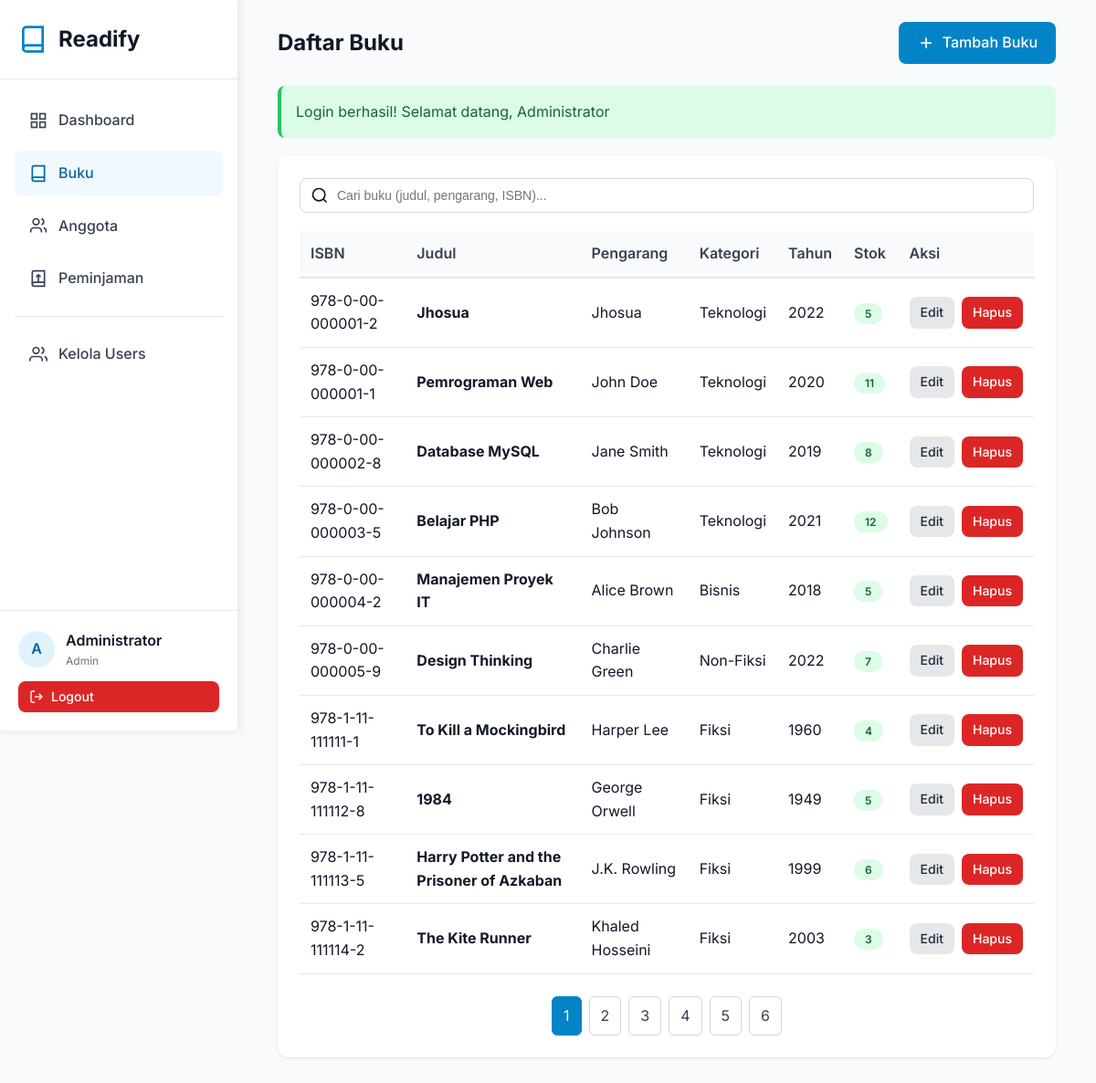
The app's page /pages/books/index.php (signed in) with its own data.
### tables this page shows
CREATE TABLE `users` (
  `id` int NOT NULL AUTO_INCREMENT,
  `name` varchar(100) NOT NULL,
  `email` varchar(100) NOT NULL,
  `phone` varchar(20) DEFAULT NULL,
  `password` varchar(255) NOT NULL,
  `role` enum('admin','staff','member') DEFAULT 'member',
  `created_at` timestamp NULL DEFAULT CURRENT_TIMESTAMP,
  `updated_at` timestamp NULL DEFAULT CURRENT_TIMESTAMP ON UPDATE CURRENT_TIMESTAMP,
  PRIMARY KEY (`id`),
  UNIQUE KEY `email` (`email`)
);

CREATE TABLE `books` (
  `id` int NOT NULL AUTO_INCREMENT,
  `isbn` varchar(20) NOT NULL,
  `title` varchar(255) NOT NULL,
  `author` varchar(100) NOT NULL,
  `publisher` varchar(100) DEFAULT NULL,
  `year` year DEFAULT NULL,
  `category_id` int DEFAULT NULL,
  `stock` int DEFAULT '0',
  `pages` int DEFAULT NULL,
  `description` text,
  `cover_image` varchar(255) DEFAULT NULL,
  `created_at` timestamp NULL DEFAULT CURRENT_TIMESTAMP,
  `updated_at` timestamp NULL DEFAULT CURRENT_TIMESTAMP ON UPDATE CURRENT_TIMESTAMP,
  PRIMARY KEY (`id`),
  UNIQUE KEY `isbn` (`isbn`),
  KEY `category_id` (`category_id`),
  KEY `idx_title` (`title`),
  KEY `idx_author` (`author`),
  KEY `idx_isbn` (`isbn`),
  CONSTRAINT `books_ibfk_1` FOREIGN KEY (`category_id`) REFERENCES `categories` (`id`) ON DELETE SET NULL
);

CREATE TABLE `categories` (
  `id` int NOT NULL AUTO_INCREMENT,
  `name` varchar(50) NOT NULL,
  `description` text,
  `created_at` timestamp NULL DEFAULT CURRENT_TIMESTAMP,
  PRIMARY KEY (`id`),
  UNIQUE KEY `name` (`name`)
);

### config/config.php (called while the page is built, shortened)
<?php
require_once BASE_PATH . '/config/database.php';
function isLoggedIn() {
    return isset($_SESSION['user_id']);
}
function getCurrentUser() {
    if (isLoggedIn()) {
        $db = new Database();
        $user = $db->fetchOne("SELECT id, name, email, role FROM users WHERE id = ?", [$_SESSION['user_id']]);
        return $user;
    }
    return null;
}
function isAdmin() {
    return isLoggedIn() && isset($_SESSION['user_role']) && $_SESSION['user_role'] === 'admin';
}
function getFlashMessage() {
    if (isset($_SESSION['flash_message'])) {
        $message = [
            'type' => $_SESSION['flash_type'],
            'message' => $_SESSION['flash_message']
        ];
        return $message;
    }
    return null;
}

### config/database.php (called while the page is built, shortened)
<?php
class Database {
    private $host = DB_HOST;
    private $user = DB_USER;
    private $pass = DB_PASS;
    private $dbname = DB_NAME;
    private $conn;
    private function connect() {
        $this->conn = null;
        try {
            $dsn = "mysql:host=" . $this->host . ";dbname=" . $this->dbname . ";charset=utf8mb4";
            $options = [
                PDO::ATTR_ERRMODE => PDO::ERRMODE_EXCEPTION,
                PDO::ATTR_DEFAULT_FETCH_MODE => PDO::FETCH_ASSOC,
                PDO::ATTR_EMULATE_PREPARES => false,
            ];
            $this->conn = new PDO($dsn, $this->user, $this->pass, $options);
        } catch(PDOException $e) {
            $this->error = $e->getMessage();
            die("Connection failed: " . $this->error);
        }
    }
    public function query($sql, $params = []) {
        try {
            $stmt = $this->conn->prepare($sql);
            $stmt->execute($params);
            return $stmt;
        } catch(PDOException $e) {
            throw new Exception($e->getMessage());
        }
    }
    public function fetchAll($sql, $params = []) {
        $stmt = $this->query($sql, $params);
        return $stmt->fetchAll();
    }
    public function fetchOne($sql, $params = []) {
        $stmt = $this->query($sql, $params);
        return $stmt->fetch();
    }
}

### pages/books/index.php (the view, shortened to what this page needs)
<?php
require_once '../../config/config.php';
$db = new Database();
$page = isset($_GET['page']) ? (int)$_GET['page'] : 1;
$offset = ($page - 1) * ITEMS_PER_PAGE;
$search = isset($_GET['search']) ? sanitize($_GET['search']) : '';
$searchQuery = $search ? " WHERE title LIKE '%$search%' OR author LIKE '%$search%' OR isbn LIKE '%$search%'" : '';
$totalBooks = $db->fetchOne("SELECT COUNT(*) as count FROM books $searchQuery")['count'];
$totalPages = ceil($totalBooks / ITEMS_PER_PAGE);
$books = $db->fetchAll("SELECT b.*, c.name as category_name FROM books b LEFT JOIN categories c ON b.category_id = c.id $searchQuery ORDER BY b.created_at DESC LIMIT " . ITEMS_PER_PAGE . " OFFSET $offset");
include_once '../../includes/header.php';
include_once '../../includes/sidebar.php';
?>
<div class="container">
    <div class="card-header">
        <h1 class="card-title">Daftar Buku</h1>
        <a href="create.php" class="btn btn-primary">
            <svg width="20" height="20" viewBox="0 0 24 24" fill="none" stroke="currentColor" stroke-width="2">
                <line x1="12" y1="5" x2="12" y2="19"></line>
                <line x1="5" y1="12" x2="19" y2="12"></line>
            </svg>
            Tambah Buku
        </a>
    </div>
    <?php
    $flash = getFlashMessage();
    if ($flash):
    ?>
        <div class="alert alert-<?php echo $flash['type']; ?>">
            <?php echo $flash['message']; ?>
        </div>
    <?php endif; ?>
    <div class="card">
        <form method="GET" action="" class="search-bar">
            <input type="text" name="search" class="form-control" placeholder="Cari buku (judul, pengarang, ISBN)..." value="<?php echo htmlspecialchars($search); ?>">
            <svg class="search-icon" width="20" height="20" viewBox="0 0 24 24" fill="none" stroke="currentColor" stroke-width="2">
                <circle cx="11" cy="11" r="8"></circle>
                <path d="m21 21-4.35-4.35"></path>
            </svg>
        </form>
        <div class="table-responsive">
            <table class="table">
                <thead>
                    <tr>
                        <th>ISBN</th>
                        <th>Judul</th>
                        <th>Pengarang</th>
                        <th>Kategori</th>
                        <th>Tahun</th>
                        <th>Stok</th>
                        <th>Aksi</th>
                    </tr>
                </thead>
                <tbody>
                    <?php if (empty($books)): ?>
                        <tr>
                            <td colspan="7" style="text-align: center; padding: 40px; color: var(--gray-500);">
                                Tidak ada buku ditemukan
                            </td>
                        </tr>
                    <?php else: ?>
                        <?php foreach ($books as $book): ?>
                            <tr>
                                <td><?php echo htmlspecialchars($book['isbn']); ?></td>
                                <td><strong><?php echo htmlspecialchars($book['title']); ?></strong></td>
                                <td><?php echo htmlspecialchars($book['author']); ?></td>
                                <td><?php echo htmlspecialchars($book['category_name'] ?? '-'); ?></td>
                                <td><?php echo $book['year']; ?></td>
                                <td>
                                    <?php if ($book['stock'] <= 2): ?>
                                        <span class="badge badge-danger"><?php echo $book['stock']; ?></span>
                                    <?php else: ?>
                                        <span class="badge badge-success"><?php echo $book['stock']; ?></span>
                                    <?php endif; ?>
                                </td>
                                <td>
                                    <div style="display: flex; gap: 8px;">
                                        <a href="edit.php?id=<?php echo $book['id']; ?>" class="btn btn-sm btn-secondary">Edit</a>
                                        <a href="delete.php?id=<?php echo $book['id']; ?>" class="btn btn-sm btn-danger" onclick="return confirmDelete('Hapus buku ini?')">Hapus</a>
                                    </div>
                                </td>
                            </tr>
                        <?php endforeach; ?>
                    <?php endif; ?>
                </tbody>
            </table>
        </div>
        <?php if ($totalPages > 1): ?>
            <div class="pagination">
                <?php for ($i = 1; $i <= $totalPages; $i++): ?>
                    <a href="?page=<?php echo $i; ?><?php echo $search ? '&search=' . urlencode($search) : ''; ?>"
                       class="page-link <?php echo $i == $page ? 'active' : ''; ?>">
                        <?php echo $i; ?>
                    </a>
                <?php endfor; ?>
            </div>
        <?php endif; ?>
    </div>
</div>
<?php include_once '../../includes/footer.php'; ?>

### includes/sidebar.php
<?php
$currentPage = basename($_SERVER['PHP_SELF'], '.php');
$user = getCurrentUser();
?>
<div class="sidebar">
    <div class="sidebar-logo">
        <svg viewBox="0 0 24 24" fill="none" stroke="currentColor" stroke-width="2">
            <path d="M4 19.5A2.5 2.5 0 0 1 6.5 17H20"></path>
            <path d="M6.5 2H20v20H6.5A2.5 2.5 0 0 1 4 19.5v-15A2.5 2.5 0 0 1 6.5 2z"></path>
        </svg>
        <h1>Readify</h1>
    </div>
    <nav class="sidebar-nav">
        <a href="<?php echo SITE_URL; ?>/pages/dashboard.php" class="nav-item <?php echo $currentPage == 'dashboard' ? 'active' : ''; ?>">
            <svg viewBox="0 0 24 24" fill="none" stroke="currentColor" stroke-width="2">
                <rect x="3" y="3" width="7" height="7"></rect>
                <rect x="14" y="3" width="7" height="7"></rect>
                <rect x="14" y="14" width="7" height="7"></rect>
                <rect x="3" y="14" width="7" height="7"></rect>
            </svg>
            Dashboard
        </a>
        <a href="<?php echo SITE_URL; ?>/pages/books/index.php" class="nav-item <?php echo $currentPage == 'index' && strpos($_SERVER['PHP_SELF'], 'books') !== false ? 'active' : ''; ?>">
            <svg viewBox="0 0 24 24" fill="none" stroke="currentColor" stroke-width="2">
                <path d="M4 19.5A2.5 2.5 0 0 1 6.5 17H20"></path>
                <path d="M6.5 2H20v20H6.5A2.5 2.5 0 0 1 4 19.5v-15A2.5 2.5 0 0 1 6.5 2z"></path>
            </svg>
            Buku
        </a>
        <a href="<?php echo SITE_URL; ?>/pages/members/index.php" class="nav-item <?php echo $currentPage == 'index' && strpos($_SERVER['PHP_SELF'], 'members') !== false ? 'active' : ''; ?>">
            <svg viewBox="0 0 24 24" fill="none" stroke="currentColor" stroke-width="2">
                <path d="M16 21v-2a4 4 0 0 0-4-4H6a4 4 0 0 0-4 4v2"></path>
                <circle cx="9" cy="7" r="4"></circle>
                <path d="M22 21v-2a4 4 0 0 0-3-3.87"></path>
                <path d="M16 3.13a4 4 0 0 1 0 7.75"></path>
            </svg>
            Anggota
        </a>
        <a href="<?php echo SITE_URL; ?>/pages/loans/index.php" class="nav-item <?php echo $currentPage == 'index' && strpos($_SERVER['PHP_SELF'], 'loans') !== false ? 'active' : ''; ?>">
            <svg viewBox="0 0 24 24" fill="none" stroke="currentColor" stroke-width="2">
                <path d="M4 19.5A2.5 2.5 0 0 1 6.5 17H20"></path>
                <path d="M6.5 2H20v20H6.5A2.5 2.5 0 0 1 4 19.5v-15A2.5 2.5 0 0 1 6.5 2z"></path>
                <path d="M12 7v10"></path>
                <path d="M9 10l3-3 3 3"></path>
            </svg>
            Peminjaman
        </a>
        <?php if (isAdmin()): ?>
            <hr style="margin: 16px 0; border: none; border-top: 1px solid var(--gray-200);">
            <a href="<?php echo SITE_URL; ?>/pages/users/index.php" class="nav-item <?php echo $currentPage == 'index' && strpos($_SERVER['PHP_SELF'], 'users') !== false ? 'active' : ''; ?>">
                <svg viewBox="0 0 24 24" fill="none" stroke="currentColor" stroke-width="2">
                    <path d="M17 21v-2a4 4 0 0 0-4-4H5a4 4 0 0 0-4 4v2"></path>
                    <circle cx="9" cy="7" r="4"></circle>
                    <path d="M23 21v-2a4 4 0 0 0-3-3.87"></path>
                    <path d="M16 3.13a4 4 0 0 1 0 7.75"></path>
                </svg>
                Kelola Users
            </a>
        <?php endif; ?>
    </nav>
    <div class="sidebar-user">
        <div class="user-info">
            <div class="user-avatar"><?php echo strtoupper(substr($user['name'], 0, 1)); ?></div>
            <div>
                <div class="user-name"><?php echo htmlspecialchars($user['name']); ?></div>
                <div class="user-role"><?php echo ucfirst($user['role']); ?></div>
            </div>
        </div>
        <a href="<?php echo SITE_URL; ?>/pages/auth/logout.php" class="btn btn-danger btn-sm" style="width: 100%;">
            <svg width="16" height="16" viewBox="0 0 24 24" fill="none" stroke="currentColor" stroke-width="2">
                <path d="M9 21H5a2 2 0 0 1-2-2V5a2 2 0 0 1 2-2h4"></path>
                <polyline points="16 17 21 12 16 7"></polyline>
                <line x1="21" y1="12" x2="9" y2="12"></line>
            </svg>
            Logout
        </a>
    </div>
</div>
<div class="main-content">

### records on screen
users: name "A", name "Administrator", role "Admin"
books: isbn "978-0-00-000001-2", title "Jhosua", author "Jhosua", category.name "Teknologi", year "2022", stock "5"
books: isbn "978-0-00-000001-1", title "Pemrograman Web", author "John Doe", category.name "Teknologi", year "2020", stock "11"
books: isbn "978-0-00-000002-8", title "Database MySQL", author "Jane Smith", category.name "Teknologi", year "2019", stock "8"
books: isbn "978-0-00-000003-5", title "Belajar PHP", author "Bob Johnson", category.name "Teknologi", year "2021", stock "12"
books: isbn "978-0-00-000004-2", title "Manajemen Proyek IT", author "Alice Brown", category.name "Bisnis", year "2018", stock "5"
books: isbn "978-0-00-000005-9", title "Design Thinking", author "Charlie Green", category.name "Non-Fiksi", year "2022", stock "7"
books: isbn "978-1-11-111111-1", title "To Kill a Mockingbird", author "Harper Lee", category.name "Fiksi", year "1960", stock "4"
books: isbn "978-1-11-111112-8", title "1984", author "George Orwell", category.name "Fiksi", year "1949", stock "5"
books: isbn "978-1-11-111113-5", title "Harry Potter and the Prisoner of Azkaban", author "J.K. Rowling", category.name "Fiksi", year "1999", stock "6"
books: isbn "978-1-11-111114-2", title "The Kite Runner", author "Khaled Hosseini", category.name "Fiksi", year "2003", stock "3"

### other values on screen
$flash['message'] "Login berhasil! Selamat datang, Administrator"
